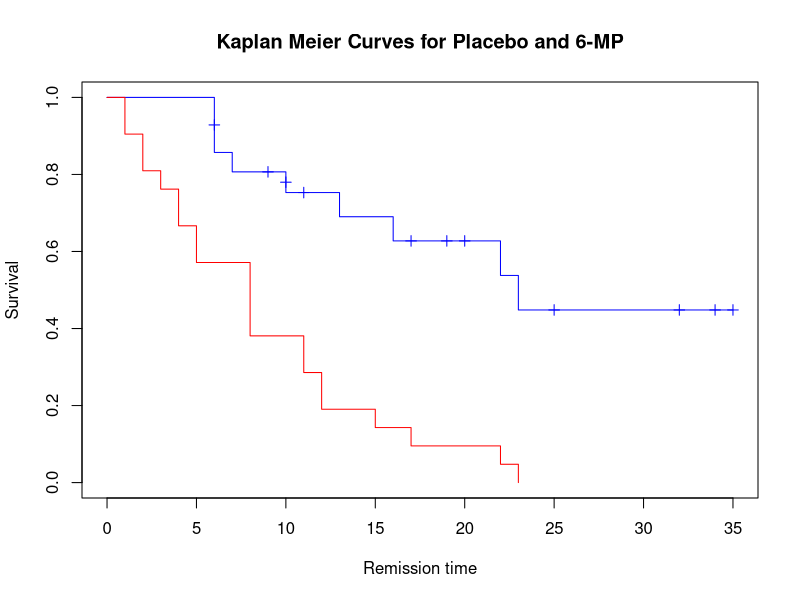

Reproduce this figure in R. (Note: this script raises an error after producing the figure.)
sixmp <- read.table("6MP_clinical_trial.txt", header = TRUE, sep = " ")
army <- read.table("army.txt", skip = 1, header = TRUE, sep = " ")
tumour <- read.table("tumour.txt", header = TRUE, sep = " ")
# write.table(x = sort_by.data.frame(sixmp, sixmp$Patient_code), file = "6MP_clinical_trial.txt", row.names = FALSE)
library(dplyr)
sixmp_six <- sixmp %>% filter(Drug == "6-MP")
sixmp_six <- sort_by.data.frame(sixmp_six, sixmp_six$Remission_time_weeks)
sixmp_placebo <- sixmp %>% filter(Drug == "Placebo")
sixmp_placebo <- sort_by.data.frame(sixmp_placebo, sixmp_placebo$Remission_time_weeks)
library(survival)
library(KMsurv)
sixmp_six_survival_object <- with(sixmp_six, Surv(Remission_time_weeks, status))
sixmp_placebo_survival_object <- with(sixmp_placebo, Surv(Remission_time_weeks, status))

estimates_sixmp_six <- survfit(sixmp_six_survival_object ~ 1)
summary(estimates_sixmp_six)

estimates_sixmp_placebo <- survfit(sixmp_placebo_survival_object ~ 1)
summary(estimates_sixmp_placebo)

plot(
  estimates_sixmp_six,
  conf.int=FALSE,
  mark.time=TRUE,
  col = "blue",
  xlab = "Remission time",
  ylab = "Survival",
  main = "Kaplan Meier Curves for Placebo and 6-MP")
lines(estimates_sixmp_placebo,conf.int=FALSE, mark.time=TRUE, col = "red")
text(locator(), labels = c("6-MP", "Placebo"))
abline(
  h = seq(0,1,0.1),
  v = seq(0, 35, 1),
  lty = 3,
  col = "lightgray")

survdiff(with(sixmp, Surv(Remission_time_weeks, status))~sixmp$Drug)
qchisq(0.05, 1, lower.tail = FALSE)
# [1] 3.841459
# Reject H0 X_t  > X_1,0.05
# nowork ------------------------------------------------------------------
tumour_time <- numeric(0)
for (i in 1:10) { tumour_time <- c(tumour_time, rep(i, (tumour$c+tumour$d)[i])) }
tumour_time
tumour_status <- numeric(0)
for (i in 1:10) { tumour_status <- c(tumour_status, rep(0, tumour$c[i]), rep(1, tumour$d[i])) }
tumour_status
tumour_survival_object <- Surv(time = tumour_time, event = tumour_status)
plot(tumour_survival_object)
summary(survfit(tumour_survival_object~1))
abline(
  h = seq(0,1,0.1),
  v = seq(0, 10, 1),
  lty = 3,
  col = "lightgray")


# manually ----------------------------------------------------------------

tumour["I"] <- 1:10
tumour["n"] <- 374
for (i in 2:10) { tumour[i, "n"] <- (tumour[i-1, "n"] - tumour$c[i-1] - tumour$d[i-1]) }
tumour["n_dash"] <- tumour["n"] - 1/2*tumour["c"]
tumour["S_t"] <- 1 - tumour["d"] / tumour["n_dash"]
for (i in 2:10) { tumour[i, "S_t"] <- (tumour[i-1, "S_t"] * tumour[i, "S_t"]) }
tumour_interval <- c(0, tumour[, "I"] - 1)
tumour_S_t <- c(1.0, tumour[, "S_t"])

plot(tumour_interval, tumour_S_t, type = "s")
points((4:10-0.5), tumour_S_t[5:11], pch = 3)
abline(
  h = seq(0,1,0.1),
  v = seq(0, 10, 1),
  lty = 3,
  col = "lightgray")

tumour_interval <- c(0, tumour[, "I"])
plot(tumour_interval, tumour_S_t, type = "b", ylim = c(0,1), main = "Survival fit")
abline(
  h = seq(0,1,0.1),
  v = seq(0, 10, 0.5),
  lty = 3,
  col = "lightgray")

# Army -------------------------------

army_t <- 0:4
army_n <- 506
army_d <- c(0, army$ndy)
army_c <- c(0, army$nly)
for (i in 2:5) { army_n[i] <- army_n[i-1] - army_d[i-1] - army_c[i-1]}
army_n_dash <- army_n - 1/2*army_c
army_S_t <- 1 - army_d / army_n_dash
for (i in 2:5) {army_S_t[i] <- army_S_t[i-1] * army_S_t[i]}
plot(
  army_t, army_S_t, type = "b", ylim = c(0,1),
  main = "Survival fit", ylab = "S_t", xlab = "Time"
)

abline(
  h = seq(0,1,0.1),
  v = seq(0, 4, 0.1),
  lty = 3,
  col = "lightgray")
